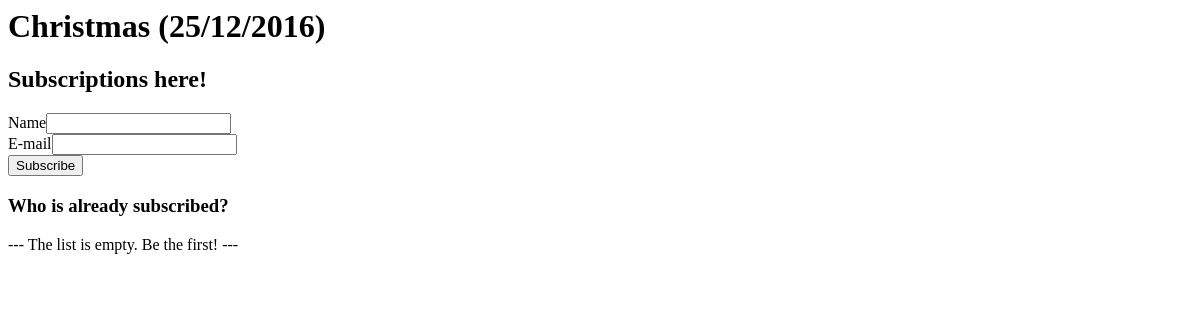
The app's page /, older data.
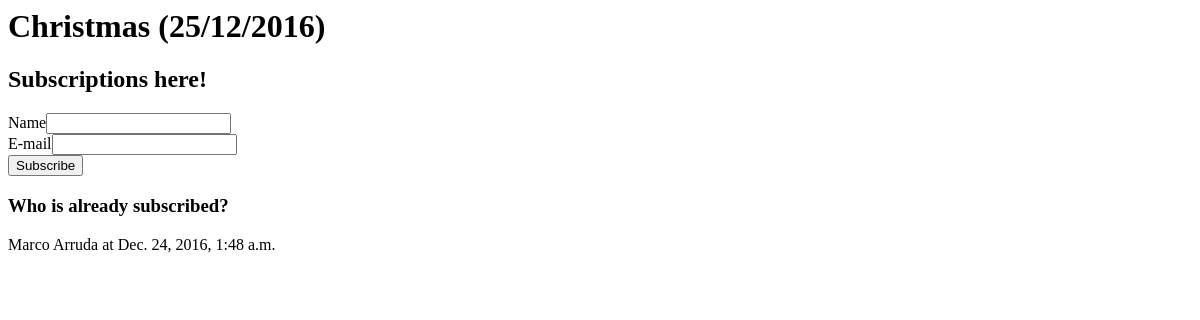
The same page, newer data.
### event/models.py (models this page shows, shortened)
class Subscription(models.Model):
  subscription_name = models.CharField(max_length=200)
  subscription_email = models.CharField(max_length=200)
  subscription_datetime = models.DateTimeField('subscription date and time')

### event/views.py (the view)
# urls.py: url(r'^$', views.index, name='index'),
def index(request):
    template = loader.get_template('event/index.html')
    context = {'subscription_list': Subscription.objects.order_by('-subscription_datetime')[:5]}
    return HttpResponse(template.render(context, request))

### event/templates/event/index.html (shortened to what this page needs)
<h1>Christmas (25/12/2016)</h1>
<h2>Subscriptions here!</h2>
<form action="{% url 'event:subscribe' %}" method="post">
  <label>Name</label><input type="text" name="name" value="" />
  <br />
  <label>E-mail</label><input type="text" name="email" value="" />
  <br />
  <input type="submit" value="Subscribe" />
</form>
<h3>Who is already subscribed?</h3>
{% if subscription_list %}
  {% for subscription in subscription_list %}
      <p>{{ subscription.subscription_name }} at {{ subscription.subscription_datetime }}</p>
  {% endfor %}
{% else %}
  <p>--- The list is empty. Be the first! ---</p>
{% endif %}

Row changes from the older to the newer data that the page shows:
added Subscription: subscription_name "Marco Arruda", subscription_datetime "Dec. 24, 2016, 1:48 a.m."
Text that changed along with them:
text no longer shown: "--- The list is empty. Be the first! ---"
